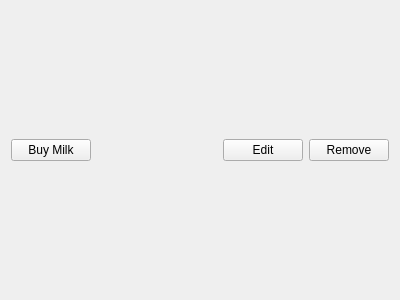
<?xml version="1.0" encoding="UTF-8"?>
<ui version="4.0">
 <class>ListToDo</class>
 <widget class="QWidget" name="ListToDo">
  <property name="geometry">
   <rect>
    <x>0</x>
    <y>0</y>
    <width>400</width>
    <height>300</height>
   </rect>
  </property>
  <property name="windowTitle">
   <string>Form</string>
  </property>
  <layout class="QHBoxLayout" name="horizontalLayout">
   <item>
    <widget class="QPushButton" name="checkbox">
     <property name="text">
      <string>Buy Milk</string>
     </property>
    </widget>
   </item>
   <item>
    <spacer name="horizontalSpacer">
     <property name="orientation">
      <enum>Qt::Horizontal</enum>
     </property>
     <property name="sizeHint" stdset="0">
      <size>
       <width>40</width>
       <height>20</height>
      </size>
     </property>
    </spacer>
   </item>
   <item>
    <widget class="QPushButton" name="editButton">
     <property name="text">
      <string>Edit</string>
     </property>
    </widget>
   </item>
   <item>
    <widget class="QPushButton" name="removeButton">
     <property name="text">
      <string>Remove</string>
     </property>
    </widget>
   </item>
  </layout>
 </widget>
 <resources/>
 <connections/>
</ui>
